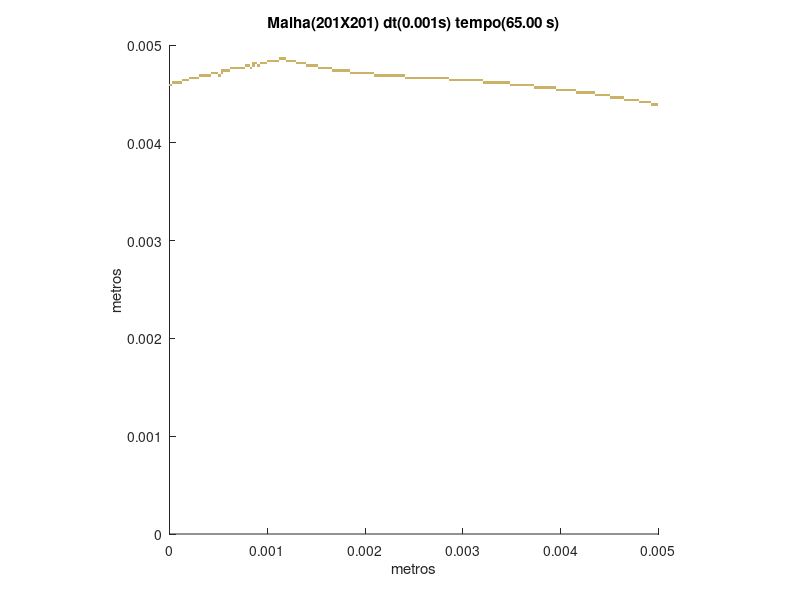

The MATLAB source for this figure:
set (gca,'PlotBoxAspectRatio',[1 1 1],'Xlim',[0,0.005],'Ylim',[0,0.005])
hold on
title('Malha(201X201) dt(0.001s) tempo(65.00 s)')
hold on
ylabel('metros')
hold on
xlabel('metros')
hold on

fill([0.00492537313432836 0.00492537313432836 0.00495024875621891 0.00495024875621891],[0.00437810945273632 0.00440298507462687 0.00440298507462687 0.00437810945273632],[0.8,0.7,0.4],'LineStyle','none')

fill([0.00495024875621891 0.00495024875621891 0.00497512437810945 0.00497512437810945],[0.00437810945273632 0.00440298507462687 0.00440298507462687 0.00437810945273632],[0.8,0.7,0.4],'LineStyle','none')

fill([0.00497512437810945 0.00497512437810945 0.005 0.005],[0.00437810945273632 0.00440298507462687 0.00440298507462687 0.00437810945273632],[0.8,0.7,0.4],'LineStyle','none')

fill([0.00480099502487562 0.00480099502487562 0.00482587064676617 0.00482587064676617],[0.00440298507462687 0.00442786069651741 0.00442786069651741 0.00440298507462687],[0.8,0.7,0.4],'LineStyle','none')

fill([0.00482587064676617 0.00482587064676617 0.00485074626865672 0.00485074626865672],[0.00440298507462687 0.00442786069651741 0.00442786069651741 0.00440298507462687],[0.8,0.7,0.4],'LineStyle','none')

fill([0.00485074626865672 0.00485074626865672 0.00487562189054726 0.00487562189054726],[0.00440298507462687 0.00442786069651741 0.00442786069651741 0.00440298507462687],[0.8,0.7,0.4],'LineStyle','none')

fill([0.00487562189054726 0.00487562189054726 0.00490049751243781 0.00490049751243781],[0.00440298507462687 0.00442786069651741 0.00442786069651741 0.00440298507462687],[0.8,0.7,0.4],'LineStyle','none')

fill([0.00490049751243781 0.00490049751243781 0.00492537313432836 0.00492537313432836],[0.00440298507462687 0.00442786069651741 0.00442786069651741 0.00440298507462687],[0.8,0.7,0.4],'LineStyle','none')

fill([0.00465174129353234 0.00465174129353234 0.00467661691542289 0.00467661691542289],[0.00442786069651741 0.00445273631840796 0.00445273631840796 0.00442786069651741],[0.8,0.7,0.4],'LineStyle','none')

fill([0.00467661691542289 0.00467661691542289 0.00470149253731343 0.00470149253731343],[0.00442786069651741 0.00445273631840796 0.00445273631840796 0.00442786069651741],[0.8,0.7,0.4],'LineStyle','none')

fill([0.00470149253731343 0.00470149253731343 0.00472636815920398 0.00472636815920398],[0.00442786069651741 0.00445273631840796 0.00445273631840796 0.00442786069651741],[0.8,0.7,0.4],'LineStyle','none')

fill([0.00472636815920398 0.00472636815920398 0.00475124378109453 0.00475124378109453],[0.00442786069651741 0.00445273631840796 0.00445273631840796 0.00442786069651741],[0.8,0.7,0.4],'LineStyle','none')

fill([0.00475124378109453 0.00475124378109453 0.00477611940298507 0.00477611940298507],[0.00442786069651741 0.00445273631840796 0.00445273631840796 0.00442786069651741],[0.8,0.7,0.4],'LineStyle','none')

fill([0.00477611940298507 0.00477611940298507 0.00480099502487562 0.00480099502487562],[0.00442786069651741 0.00445273631840796 0.00445273631840796 0.00442786069651741],[0.8,0.7,0.4],'LineStyle','none')

fill([0.00450248756218905 0.00450248756218905 0.0045273631840796 0.0045273631840796],[0.00445273631840796 0.00447761194029851 0.00447761194029851 0.00445273631840796],[0.8,0.7,0.4],'LineStyle','none')

fill([0.0045273631840796 0.0045273631840796 0.00455223880597015 0.00455223880597015],[0.00445273631840796 0.00447761194029851 0.00447761194029851 0.00445273631840796],[0.8,0.7,0.4],'LineStyle','none')

fill([0.00455223880597015 0.00455223880597015 0.0045771144278607 0.0045771144278607],[0.00445273631840796 0.00447761194029851 0.00447761194029851 0.00445273631840796],[0.8,0.7,0.4],'LineStyle','none')

fill([0.0045771144278607 0.0045771144278607 0.00460199004975124 0.00460199004975124],[0.00445273631840796 0.00447761194029851 0.00447761194029851 0.00445273631840796],[0.8,0.7,0.4],'LineStyle','none')

fill([0.00460199004975124 0.00460199004975124 0.00462686567164179 0.00462686567164179],[0.00445273631840796 0.00447761194029851 0.00447761194029851 0.00445273631840796],[0.8,0.7,0.4],'LineStyle','none')

fill([0.00462686567164179 0.00462686567164179 0.00465174129353234 0.00465174129353234],[0.00445273631840796 0.00447761194029851 0.00447761194029851 0.00445273631840796],[0.8,0.7,0.4],'LineStyle','none')

fill([0.00435323383084577 0.00435323383084577 0.00437810945273632 0.00437810945273632],[0.00447761194029851 0.00450248756218905 0.00450248756218905 0.00447761194029851],[0.8,0.7,0.4],'LineStyle','none')

fill([0.00437810945273632 0.00437810945273632 0.00440298507462687 0.00440298507462687],[0.00447761194029851 0.00450248756218905 0.00450248756218905 0.00447761194029851],[0.8,0.7,0.4],'LineStyle','none')

fill([0.00440298507462687 0.00440298507462687 0.00442786069651741 0.00442786069651741],[0.00447761194029851 0.00450248756218905 0.00450248756218905 0.00447761194029851],[0.8,0.7,0.4],'LineStyle','none')

fill([0.00442786069651741 0.00442786069651741 0.00445273631840796 0.00445273631840796],[0.00447761194029851 0.00450248756218905 0.00450248756218905 0.00447761194029851],[0.8,0.7,0.4],'LineStyle','none')

fill([0.00445273631840796 0.00445273631840796 0.00447761194029851 0.00447761194029851],[0.00447761194029851 0.00450248756218905 0.00450248756218905 0.00447761194029851],[0.8,0.7,0.4],'LineStyle','none')

fill([0.00447761194029851 0.00447761194029851 0.00450248756218905 0.00450248756218905],[0.00447761194029851 0.00450248756218905 0.00450248756218905 0.00447761194029851],[0.8,0.7,0.4],'LineStyle','none')

fill([0.00415422885572139 0.00415422885572139 0.00417910447761194 0.00417910447761194],[0.00450248756218905 0.0045273631840796 0.0045273631840796 0.00450248756218905],[0.8,0.7,0.4],'LineStyle','none')

fill([0.00417910447761194 0.00417910447761194 0.00420398009950249 0.00420398009950249],[0.00450248756218905 0.0045273631840796 0.0045273631840796 0.00450248756218905],[0.8,0.7,0.4],'LineStyle','none')

fill([0.00420398009950249 0.00420398009950249 0.00422885572139303 0.00422885572139303],[0.00450248756218905 0.0045273631840796 0.0045273631840796 0.00450248756218905],[0.8,0.7,0.4],'LineStyle','none')

fill([0.00422885572139303 0.00422885572139303 0.00425373134328358 0.00425373134328358],[0.00450248756218905 0.0045273631840796 0.0045273631840796 0.00450248756218905],[0.8,0.7,0.4],'LineStyle','none')

fill([0.00425373134328358 0.00425373134328358 0.00427860696517413 0.00427860696517413],[0.00450248756218905 0.0045273631840796 0.0045273631840796 0.00450248756218905],[0.8,0.7,0.4],'LineStyle','none')

fill([0.00427860696517413 0.00427860696517413 0.00430348258706468 0.00430348258706468],[0.00450248756218905 0.0045273631840796 0.0045273631840796 0.00450248756218905],[0.8,0.7,0.4],'LineStyle','none')

fill([0.00430348258706468 0.00430348258706468 0.00432835820895522 0.00432835820895522],[0.00450248756218905 0.0045273631840796 0.0045273631840796 0.00450248756218905],[0.8,0.7,0.4],'LineStyle','none')

fill([0.00432835820895522 0.00432835820895522 0.00435323383084577 0.00435323383084577],[0.00450248756218905 0.0045273631840796 0.0045273631840796 0.00450248756218905],[0.8,0.7,0.4],'LineStyle','none')

fill([0.00395522388059701 0.00395522388059701 0.00398009950248756 0.00398009950248756],[0.0045273631840796 0.00455223880597015 0.00455223880597015 0.0045273631840796],[0.8,0.7,0.4],'LineStyle','none')

fill([0.00398009950248756 0.00398009950248756 0.00400497512437811 0.00400497512437811],[0.0045273631840796 0.00455223880597015 0.00455223880597015 0.0045273631840796],[0.8,0.7,0.4],'LineStyle','none')

fill([0.00400497512437811 0.00400497512437811 0.00402985074626866 0.00402985074626866],[0.0045273631840796 0.00455223880597015 0.00455223880597015 0.0045273631840796],[0.8,0.7,0.4],'LineStyle','none')

fill([0.00402985074626866 0.00402985074626866 0.0040547263681592 0.0040547263681592],[0.0045273631840796 0.00455223880597015 0.00455223880597015 0.0045273631840796],[0.8,0.7,0.4],'LineStyle','none')

fill([0.0040547263681592 0.0040547263681592 0.00407960199004975 0.00407960199004975],[0.0045273631840796 0.00455223880597015 0.00455223880597015 0.0045273631840796],[0.8,0.7,0.4],'LineStyle','none')

fill([0.00407960199004975 0.00407960199004975 0.0041044776119403 0.0041044776119403],[0.0045273631840796 0.00455223880597015 0.00455223880597015 0.0045273631840796],[0.8,0.7,0.4],'LineStyle','none')

fill([0.0041044776119403 0.0041044776119403 0.00412935323383085 0.00412935323383085],[0.0045273631840796 0.00455223880597015 0.00455223880597015 0.0045273631840796],[0.8,0.7,0.4],'LineStyle','none')

fill([0.00412935323383085 0.00412935323383085 0.00415422885572139 0.00415422885572139],[0.0045273631840796 0.00455223880597015 0.00455223880597015 0.0045273631840796],[0.8,0.7,0.4],'LineStyle','none')

fill([0.00373134328358209 0.00373134328358209 0.00375621890547264 0.00375621890547264],[0.00455223880597015 0.0045771144278607 0.0045771144278607 0.00455223880597015],[0.8,0.7,0.4],'LineStyle','none')

fill([0.00375621890547264 0.00375621890547264 0.00378109452736318 0.00378109452736318],[0.00455223880597015 0.0045771144278607 0.0045771144278607 0.00455223880597015],[0.8,0.7,0.4],'LineStyle','none')

fill([0.00378109452736318 0.00378109452736318 0.00380597014925373 0.00380597014925373],[0.00455223880597015 0.0045771144278607 0.0045771144278607 0.00455223880597015],[0.8,0.7,0.4],'LineStyle','none')

fill([0.00380597014925373 0.00380597014925373 0.00383084577114428 0.00383084577114428],[0.00455223880597015 0.0045771144278607 0.0045771144278607 0.00455223880597015],[0.8,0.7,0.4],'LineStyle','none')

fill([0.00383084577114428 0.00383084577114428 0.00385572139303483 0.00385572139303483],[0.00455223880597015 0.0045771144278607 0.0045771144278607 0.00455223880597015],[0.8,0.7,0.4],'LineStyle','none')

fill([0.00385572139303483 0.00385572139303483 0.00388059701492537 0.00388059701492537],[0.00455223880597015 0.0045771144278607 0.0045771144278607 0.00455223880597015],[0.8,0.7,0.4],'LineStyle','none')

fill([0.00388059701492537 0.00388059701492537 0.00390547263681592 0.00390547263681592],[0.00455223880597015 0.0045771144278607 0.0045771144278607 0.00455223880597015],[0.8,0.7,0.4],'LineStyle','none')

fill([0.00390547263681592 0.00390547263681592 0.00393034825870647 0.00393034825870647],[0.00455223880597015 0.0045771144278607 0.0045771144278607 0.00455223880597015],[0.8,0.7,0.4],'LineStyle','none')

fill([0.00393034825870647 0.00393034825870647 0.00395522388059701 0.00395522388059701],[0.00455223880597015 0.0045771144278607 0.0045771144278607 0.00455223880597015],[0.8,0.7,0.4],'LineStyle','none')

fill([0 0 2.48756218905473E-05 2.48756218905473E-05],[0.0045771144278607 0.00460199004975124 0.00460199004975124 0.0045771144278607],[0.8,0.7,0.4],'LineStyle','none')

fill([0.00348258706467662 0.00348258706467662 0.00350746268656716 0.00350746268656716],[0.0045771144278607 0.00460199004975124 0.00460199004975124 0.0045771144278607],[0.8,0.7,0.4],'LineStyle','none')

fill([0.00350746268656716 0.00350746268656716 0.00353233830845771 0.00353233830845771],[0.0045771144278607 0.00460199004975124 0.00460199004975124 0.0045771144278607],[0.8,0.7,0.4],'LineStyle','none')

fill([0.00353233830845771 0.00353233830845771 0.00355721393034826 0.00355721393034826],[0.0045771144278607 0.00460199004975124 0.00460199004975124 0.0045771144278607],[0.8,0.7,0.4],'LineStyle','none')

fill([0.00355721393034826 0.00355721393034826 0.00358208955223881 0.00358208955223881],[0.0045771144278607 0.00460199004975124 0.00460199004975124 0.0045771144278607],[0.8,0.7,0.4],'LineStyle','none')

fill([0.00358208955223881 0.00358208955223881 0.00360696517412935 0.00360696517412935],[0.0045771144278607 0.00460199004975124 0.00460199004975124 0.0045771144278607],[0.8,0.7,0.4],'LineStyle','none')

fill([0.00360696517412935 0.00360696517412935 0.0036318407960199 0.0036318407960199],[0.0045771144278607 0.00460199004975124 0.00460199004975124 0.0045771144278607],[0.8,0.7,0.4],'LineStyle','none')

fill([0.0036318407960199 0.0036318407960199 0.00365671641791045 0.00365671641791045],[0.0045771144278607 0.00460199004975124 0.00460199004975124 0.0045771144278607],[0.8,0.7,0.4],'LineStyle','none')

fill([0.00365671641791045 0.00365671641791045 0.003681592039801 0.003681592039801],[0.0045771144278607 0.00460199004975124 0.00460199004975124 0.0045771144278607],[0.8,0.7,0.4],'LineStyle','none')

fill([0.003681592039801 0.003681592039801 0.00370646766169154 0.00370646766169154],[0.0045771144278607 0.00460199004975124 0.00460199004975124 0.0045771144278607],[0.8,0.7,0.4],'LineStyle','none')

fill([0.00370646766169154 0.00370646766169154 0.00373134328358209 0.00373134328358209],[0.0045771144278607 0.00460199004975124 0.00460199004975124 0.0045771144278607],[0.8,0.7,0.4],'LineStyle','none')

fill([2.48756218905473E-05 2.48756218905473E-05 4.97512437810945E-05 4.97512437810945E-05],[0.00460199004975124 0.00462686567164179 0.00462686567164179 0.00460199004975124],[0.8,0.7,0.4],'LineStyle','none')

fill([4.97512437810945E-05 4.97512437810945E-05 7.46268656716418E-05 7.46268656716418E-05],[0.00460199004975124 0.00462686567164179 0.00462686567164179 0.00460199004975124],[0.8,0.7,0.4],'LineStyle','none')

fill([7.46268656716418E-05 7.46268656716418E-05 9.95024875621891E-05 9.95024875621891E-05],[0.00460199004975124 0.00462686567164179 0.00462686567164179 0.00460199004975124],[0.8,0.7,0.4],'LineStyle','none')

fill([9.95024875621891E-05 9.95024875621891E-05 0.000124378109452736 0.000124378109452736],[0.00460199004975124 0.00462686567164179 0.00462686567164179 0.00460199004975124],[0.8,0.7,0.4],'LineStyle','none')

fill([0.0032089552238806 0.0032089552238806 0.00323383084577114 0.00323383084577114],[0.00460199004975124 0.00462686567164179 0.00462686567164179 0.00460199004975124],[0.8,0.7,0.4],'LineStyle','none')

fill([0.00323383084577114 0.00323383084577114 0.00325870646766169 0.00325870646766169],[0.00460199004975124 0.00462686567164179 0.00462686567164179 0.00460199004975124],[0.8,0.7,0.4],'LineStyle','none')

fill([0.00325870646766169 0.00325870646766169 0.00328358208955224 0.00328358208955224],[0.00460199004975124 0.00462686567164179 0.00462686567164179 0.00460199004975124],[0.8,0.7,0.4],'LineStyle','none')

fill([0.00328358208955224 0.00328358208955224 0.00330845771144279 0.00330845771144279],[0.00460199004975124 0.00462686567164179 0.00462686567164179 0.00460199004975124],[0.8,0.7,0.4],'LineStyle','none')

fill([0.00330845771144279 0.00330845771144279 0.00333333333333333 0.00333333333333333],[0.00460199004975124 0.00462686567164179 0.00462686567164179 0.00460199004975124],[0.8,0.7,0.4],'LineStyle','none')

fill([0.00333333333333333 0.00333333333333333 0.00335820895522388 0.00335820895522388],[0.00460199004975124 0.00462686567164179 0.00462686567164179 0.00460199004975124],[0.8,0.7,0.4],'LineStyle','none')

fill([0.00335820895522388 0.00335820895522388 0.00338308457711443 0.00338308457711443],[0.00460199004975124 0.00462686567164179 0.00462686567164179 0.00460199004975124],[0.8,0.7,0.4],'LineStyle','none')

fill([0.00338308457711443 0.00338308457711443 0.00340796019900498 0.00340796019900498],[0.00460199004975124 0.00462686567164179 0.00462686567164179 0.00460199004975124],[0.8,0.7,0.4],'LineStyle','none')

fill([0.00340796019900498 0.00340796019900498 0.00343283582089552 0.00343283582089552],[0.00460199004975124 0.00462686567164179 0.00462686567164179 0.00460199004975124],[0.8,0.7,0.4],'LineStyle','none')

fill([0.00343283582089552 0.00343283582089552 0.00345771144278607 0.00345771144278607],[0.00460199004975124 0.00462686567164179 0.00462686567164179 0.00460199004975124],[0.8,0.7,0.4],'LineStyle','none')

fill([0.00345771144278607 0.00345771144278607 0.00348258706467662 0.00348258706467662],[0.00460199004975124 0.00462686567164179 0.00462686567164179 0.00460199004975124],[0.8,0.7,0.4],'LineStyle','none')

fill([0.000124378109452736 0.000124378109452736 0.000149253731343284 0.000149253731343284],[0.00462686567164179 0.00465174129353234 0.00465174129353234 0.00462686567164179],[0.8,0.7,0.4],'LineStyle','none')

fill([0.000149253731343284 0.000149253731343284 0.000174129353233831 0.000174129353233831],[0.00462686567164179 0.00465174129353234 0.00465174129353234 0.00462686567164179],[0.8,0.7,0.4],'LineStyle','none')

fill([0.000174129353233831 0.000174129353233831 0.000199004975124378 0.000199004975124378],[0.00462686567164179 0.00465174129353234 0.00465174129353234 0.00462686567164179],[0.8,0.7,0.4],'LineStyle','none')

fill([0.00286069651741294 0.00286069651741294 0.00288557213930348 0.00288557213930348],[0.00462686567164179 0.00465174129353234 0.00465174129353234 0.00462686567164179],[0.8,0.7,0.4],'LineStyle','none')

fill([0.00288557213930348 0.00288557213930348 0.00291044776119403 0.00291044776119403],[0.00462686567164179 0.00465174129353234 0.00465174129353234 0.00462686567164179],[0.8,0.7,0.4],'LineStyle','none')

fill([0.00291044776119403 0.00291044776119403 0.00293532338308458 0.00293532338308458],[0.00462686567164179 0.00465174129353234 0.00465174129353234 0.00462686567164179],[0.8,0.7,0.4],'LineStyle','none')

fill([0.00293532338308458 0.00293532338308458 0.00296019900497512 0.00296019900497512],[0.00462686567164179 0.00465174129353234 0.00465174129353234 0.00462686567164179],[0.8,0.7,0.4],'LineStyle','none')

fill([0.00296019900497512 0.00296019900497512 0.00298507462686567 0.00298507462686567],[0.00462686567164179 0.00465174129353234 0.00465174129353234 0.00462686567164179],[0.8,0.7,0.4],'LineStyle','none')

fill([0.00298507462686567 0.00298507462686567 0.00300995024875622 0.00300995024875622],[0.00462686567164179 0.00465174129353234 0.00465174129353234 0.00462686567164179],[0.8,0.7,0.4],'LineStyle','none')

fill([0.00300995024875622 0.00300995024875622 0.00303482587064677 0.00303482587064677],[0.00462686567164179 0.00465174129353234 0.00465174129353234 0.00462686567164179],[0.8,0.7,0.4],'LineStyle','none')

fill([0.00303482587064677 0.00303482587064677 0.00305970149253731 0.00305970149253731],[0.00462686567164179 0.00465174129353234 0.00465174129353234 0.00462686567164179],[0.8,0.7,0.4],'LineStyle','none')

fill([0.00305970149253731 0.00305970149253731 0.00308457711442786 0.00308457711442786],[0.00462686567164179 0.00465174129353234 0.00465174129353234 0.00462686567164179],[0.8,0.7,0.4],'LineStyle','none')

fill([0.00308457711442786 0.00308457711442786 0.00310945273631841 0.00310945273631841],[0.00462686567164179 0.00465174129353234 0.00465174129353234 0.00462686567164179],[0.8,0.7,0.4],'LineStyle','none')

fill([0.00310945273631841 0.00310945273631841 0.00313432835820896 0.00313432835820896],[0.00462686567164179 0.00465174129353234 0.00465174129353234 0.00462686567164179],[0.8,0.7,0.4],'LineStyle','none')

fill([0.00313432835820896 0.00313432835820896 0.0031592039800995 0.0031592039800995],[0.00462686567164179 0.00465174129353234 0.00465174129353234 0.00462686567164179],[0.8,0.7,0.4],'LineStyle','none')

fill([0.0031592039800995 0.0031592039800995 0.00318407960199005 0.00318407960199005],[0.00462686567164179 0.00465174129353234 0.00465174129353234 0.00462686567164179],[0.8,0.7,0.4],'LineStyle','none')

fill([0.00318407960199005 0.00318407960199005 0.0032089552238806 0.0032089552238806],[0.00462686567164179 0.00465174129353234 0.00465174129353234 0.00462686567164179],[0.8,0.7,0.4],'LineStyle','none')

fill([0.000199004975124378 0.000199004975124378 0.000223880597014925 0.000223880597014925],[0.00465174129353234 0.00467661691542289 0.00467661691542289 0.00465174129353234],[0.8,0.7,0.4],'LineStyle','none')

fill([0.000223880597014925 0.000223880597014925 0.000248756218905473 0.000248756218905473],[0.00465174129353234 0.00467661691542289 0.00467661691542289 0.00465174129353234],[0.8,0.7,0.4],'LineStyle','none')

fill([0.000248756218905473 0.000248756218905473 0.00027363184079602 0.00027363184079602],[0.00465174129353234 0.00467661691542289 0.00467661691542289 0.00465174129353234],[0.8,0.7,0.4],'LineStyle','none')

fill([0.00027363184079602 0.00027363184079602 0.000298507462686567 0.000298507462686567],[0.00465174129353234 0.00467661691542289 0.00467661691542289 0.00465174129353234],[0.8,0.7,0.4],'LineStyle','none')

fill([0.00241293532338308 0.00241293532338308 0.00243781094527363 0.00243781094527363],[0.00465174129353234 0.00467661691542289 0.00467661691542289 0.00465174129353234],[0.8,0.7,0.4],'LineStyle','none')

fill([0.00243781094527363 0.00243781094527363 0.00246268656716418 0.00246268656716418],[0.00465174129353234 0.00467661691542289 0.00467661691542289 0.00465174129353234],[0.8,0.7,0.4],'LineStyle','none')

fill([0.00246268656716418 0.00246268656716418 0.00248756218905473 0.00248756218905473],[0.00465174129353234 0.00467661691542289 0.00467661691542289 0.00465174129353234],[0.8,0.7,0.4],'LineStyle','none')

fill([0.00248756218905473 0.00248756218905473 0.00251243781094527 0.00251243781094527],[0.00465174129353234 0.00467661691542289 0.00467661691542289 0.00465174129353234],[0.8,0.7,0.4],'LineStyle','none')

fill([0.00251243781094527 0.00251243781094527 0.00253731343283582 0.00253731343283582],[0.00465174129353234 0.00467661691542289 0.00467661691542289 0.00465174129353234],[0.8,0.7,0.4],'LineStyle','none')

fill([0.00253731343283582 0.00253731343283582 0.00256218905472637 0.00256218905472637],[0.00465174129353234 0.00467661691542289 0.00467661691542289 0.00465174129353234],[0.8,0.7,0.4],'LineStyle','none')

fill([0.00256218905472637 0.00256218905472637 0.00258706467661692 0.00258706467661692],[0.00465174129353234 0.00467661691542289 0.00467661691542289 0.00465174129353234],[0.8,0.7,0.4],'LineStyle','none')

fill([0.00258706467661692 0.00258706467661692 0.00261194029850746 0.00261194029850746],[0.00465174129353234 0.00467661691542289 0.00467661691542289 0.00465174129353234],[0.8,0.7,0.4],'LineStyle','none')

fill([0.00261194029850746 0.00261194029850746 0.00263681592039801 0.00263681592039801],[0.00465174129353234 0.00467661691542289 0.00467661691542289 0.00465174129353234],[0.8,0.7,0.4],'LineStyle','none')

fill([0.00263681592039801 0.00263681592039801 0.00266169154228856 0.00266169154228856],[0.00465174129353234 0.00467661691542289 0.00467661691542289 0.00465174129353234],[0.8,0.7,0.4],'LineStyle','none')

fill([0.00266169154228856 0.00266169154228856 0.0026865671641791 0.0026865671641791],[0.00465174129353234 0.00467661691542289 0.00467661691542289 0.00465174129353234],[0.8,0.7,0.4],'LineStyle','none')

fill([0.0026865671641791 0.0026865671641791 0.00271144278606965 0.00271144278606965],[0.00465174129353234 0.00467661691542289 0.00467661691542289 0.00465174129353234],[0.8,0.7,0.4],'LineStyle','none')

fill([0.00271144278606965 0.00271144278606965 0.0027363184079602 0.0027363184079602],[0.00465174129353234 0.00467661691542289 0.00467661691542289 0.00465174129353234],[0.8,0.7,0.4],'LineStyle','none')

fill([0.0027363184079602 0.0027363184079602 0.00276119402985075 0.00276119402985075],[0.00465174129353234 0.00467661691542289 0.00467661691542289 0.00465174129353234],[0.8,0.7,0.4],'LineStyle','none')

fill([0.00276119402985075 0.00276119402985075 0.00278606965174129 0.00278606965174129],[0.00465174129353234 0.00467661691542289 0.00467661691542289 0.00465174129353234],[0.8,0.7,0.4],'LineStyle','none')

fill([0.00278606965174129 0.00278606965174129 0.00281094527363184 0.00281094527363184],[0.00465174129353234 0.00467661691542289 0.00467661691542289 0.00465174129353234],[0.8,0.7,0.4],'LineStyle','none')

fill([0.00281094527363184 0.00281094527363184 0.00283582089552239 0.00283582089552239],[0.00465174129353234 0.00467661691542289 0.00467661691542289 0.00465174129353234],[0.8,0.7,0.4],'LineStyle','none')

fill([0.00283582089552239 0.00283582089552239 0.00286069651741294 0.00286069651741294],[0.00465174129353234 0.00467661691542289 0.00467661691542289 0.00465174129353234],[0.8,0.7,0.4],'LineStyle','none')

fill([0.000298507462686567 0.000298507462686567 0.000323383084577114 0.000323383084577114],[0.00467661691542289 0.00470149253731343 0.00470149253731343 0.00467661691542289],[0.8,0.7,0.4],'LineStyle','none')

fill([0.000323383084577114 0.000323383084577114 0.000348258706467662 0.000348258706467662],[0.00467661691542289 0.00470149253731343 0.00470149253731343 0.00467661691542289],[0.8,0.7,0.4],'LineStyle','none')

fill([0.000348258706467662 0.000348258706467662 0.000373134328358209 0.000373134328358209],[0.00467661691542289 0.00470149253731343 0.00470149253731343 0.00467661691542289],[0.8,0.7,0.4],'LineStyle','none')

fill([0.000373134328358209 0.000373134328358209 0.000398009950248756 0.000398009950248756],[0.00467661691542289 0.00470149253731343 0.00470149253731343 0.00467661691542289],[0.8,0.7,0.4],'LineStyle','none')

fill([0.000398009950248756 0.000398009950248756 0.000422885572139303 0.000422885572139303],[0.00467661691542289 0.00470149253731343 0.00470149253731343 0.00467661691542289],[0.8,0.7,0.4],'LineStyle','none')

fill([0.000497512437810945 0.000497512437810945 0.000522388059701492 0.000522388059701492],[0.00467661691542289 0.00470149253731343 0.00470149253731343 0.00467661691542289],[0.8,0.7,0.4],'LineStyle','none')

fill([0.00208955223880597 0.00208955223880597 0.00211442786069652 0.00211442786069652],[0.00467661691542289 0.00470149253731343 0.00470149253731343 0.00467661691542289],[0.8,0.7,0.4],'LineStyle','none')

fill([0.00211442786069652 0.00211442786069652 0.00213930348258706 0.00213930348258706],[0.00467661691542289 0.00470149253731343 0.00470149253731343 0.00467661691542289],[0.8,0.7,0.4],'LineStyle','none')

fill([0.00213930348258706 0.00213930348258706 0.00216417910447761 0.00216417910447761],[0.00467661691542289 0.00470149253731343 0.00470149253731343 0.00467661691542289],[0.8,0.7,0.4],'LineStyle','none')

fill([0.00216417910447761 0.00216417910447761 0.00218905472636816 0.00218905472636816],[0.00467661691542289 0.00470149253731343 0.00470149253731343 0.00467661691542289],[0.8,0.7,0.4],'LineStyle','none')

fill([0.00218905472636816 0.00218905472636816 0.00221393034825871 0.00221393034825871],[0.00467661691542289 0.00470149253731343 0.00470149253731343 0.00467661691542289],[0.8,0.7,0.4],'LineStyle','none')

fill([0.00221393034825871 0.00221393034825871 0.00223880597014925 0.00223880597014925],[0.00467661691542289 0.00470149253731343 0.00470149253731343 0.00467661691542289],[0.8,0.7,0.4],'LineStyle','none')

fill([0.00223880597014925 0.00223880597014925 0.0022636815920398 0.0022636815920398],[0.00467661691542289 0.00470149253731343 0.00470149253731343 0.00467661691542289],[0.8,0.7,0.4],'LineStyle','none')

fill([0.0022636815920398 0.0022636815920398 0.00228855721393035 0.00228855721393035],[0.00467661691542289 0.00470149253731343 0.00470149253731343 0.00467661691542289],[0.8,0.7,0.4],'LineStyle','none')

fill([0.00228855721393035 0.00228855721393035 0.0023134328358209 0.0023134328358209],[0.00467661691542289 0.00470149253731343 0.00470149253731343 0.00467661691542289],[0.8,0.7,0.4],'LineStyle','none')

fill([0.0023134328358209 0.0023134328358209 0.00233830845771144 0.00233830845771144],[0.00467661691542289 0.00470149253731343 0.00470149253731343 0.00467661691542289],[0.8,0.7,0.4],'LineStyle','none')

fill([0.00233830845771144 0.00233830845771144 0.00236318407960199 0.00236318407960199],[0.00467661691542289 0.00470149253731343 0.00470149253731343 0.00467661691542289],[0.8,0.7,0.4],'LineStyle','none')

fill([0.00236318407960199 0.00236318407960199 0.00238805970149254 0.00238805970149254],[0.00467661691542289 0.00470149253731343 0.00470149253731343 0.00467661691542289],[0.8,0.7,0.4],'LineStyle','none')

fill([0.00238805970149254 0.00238805970149254 0.00241293532338308 0.00241293532338308],[0.00467661691542289 0.00470149253731343 0.00470149253731343 0.00467661691542289],[0.8,0.7,0.4],'LineStyle','none')

fill([0.000422885572139303 0.000422885572139303 0.000447761194029851 0.000447761194029851],[0.00470149253731343 0.00472636815920398 0.00472636815920398 0.00470149253731343],[0.8,0.7,0.4],'LineStyle','none')

fill([0.000447761194029851 0.000447761194029851 0.000472636815920398 0.000472636815920398],[0.00470149253731343 0.00472636815920398 0.00472636815920398 0.00470149253731343],[0.8,0.7,0.4],'LineStyle','none')

fill([0.000472636815920398 0.000472636815920398 0.000497512437810945 0.000497512437810945],[0.00470149253731343 0.00472636815920398 0.00472636815920398 0.00470149253731343],[0.8,0.7,0.4],'LineStyle','none')

fill([0.000522388059701492 0.000522388059701492 0.00054726368159204 0.00054726368159204],[0.00470149253731343 0.00472636815920398 0.00472636815920398 0.00470149253731343],[0.8,0.7,0.4],'LineStyle','none')

fill([0.0018407960199005 0.0018407960199005 0.00186567164179104 0.00186567164179104],[0.00470149253731343 0.00472636815920398 0.00472636815920398 0.00470149253731343],[0.8,0.7,0.4],'LineStyle','none')

fill([0.00186567164179104 0.00186567164179104 0.00189054726368159 0.00189054726368159],[0.00470149253731343 0.00472636815920398 0.00472636815920398 0.00470149253731343],[0.8,0.7,0.4],'LineStyle','none')

fill([0.00189054726368159 0.00189054726368159 0.00191542288557214 0.00191542288557214],[0.00470149253731343 0.00472636815920398 0.00472636815920398 0.00470149253731343],[0.8,0.7,0.4],'LineStyle','none')

fill([0.00191542288557214 0.00191542288557214 0.00194029850746269 0.00194029850746269],[0.00470149253731343 0.00472636815920398 0.00472636815920398 0.00470149253731343],[0.8,0.7,0.4],'LineStyle','none')

fill([0.00194029850746269 0.00194029850746269 0.00196517412935323 0.00196517412935323],[0.00470149253731343 0.00472636815920398 0.00472636815920398 0.00470149253731343],[0.8,0.7,0.4],'LineStyle','none')

fill([0.00196517412935323 0.00196517412935323 0.00199004975124378 0.00199004975124378],[0.00470149253731343 0.00472636815920398 0.00472636815920398 0.00470149253731343],[0.8,0.7,0.4],'LineStyle','none')

fill([0.00199004975124378 0.00199004975124378 0.00201492537313433 0.00201492537313433],[0.00470149253731343 0.00472636815920398 0.00472636815920398 0.00470149253731343],[0.8,0.7,0.4],'LineStyle','none')

fill([0.00201492537313433 0.00201492537313433 0.00203980099502488 0.00203980099502488],[0.00470149253731343 0.00472636815920398 0.00472636815920398 0.00470149253731343],[0.8,0.7,0.4],'LineStyle','none')

fill([0.00203980099502488 0.00203980099502488 0.00206467661691542 0.00206467661691542],[0.00470149253731343 0.00472636815920398 0.00472636815920398 0.00470149253731343],[0.8,0.7,0.4],'LineStyle','none')

fill([0.00206467661691542 0.00206467661691542 0.00208955223880597 0.00208955223880597],[0.00470149253731343 0.00472636815920398 0.00472636815920398 0.00470149253731343],[0.8,0.7,0.4],'LineStyle','none')

fill([0.000522388059701492 0.000522388059701492 0.00054726368159204 0.00054726368159204],[0.00472636815920398 0.00475124378109453 0.00475124378109453 0.00472636815920398],[0.8,0.7,0.4],'LineStyle','none')

fill([0.00054726368159204 0.00054726368159204 0.000572139303482587 0.000572139303482587],[0.00472636815920398 0.00475124378109453 0.00475124378109453 0.00472636815920398],[0.8,0.7,0.4],'LineStyle','none')

fill([0.000572139303482587 0.000572139303482587 0.000597014925373134 0.000597014925373134],[0.00472636815920398 0.00475124378109453 0.00475124378109453 0.00472636815920398],[0.8,0.7,0.4],'LineStyle','none')

fill([0.000597014925373134 0.000597014925373134 0.000621890547263682 0.000621890547263682],[0.00472636815920398 0.00475124378109453 0.00475124378109453 0.00472636815920398],[0.8,0.7,0.4],'LineStyle','none')

fill([0.00166666666666667 0.00166666666666667 0.00169154228855721 0.00169154228855721],[0.00472636815920398 0.00475124378109453 0.00475124378109453 0.00472636815920398],[0.8,0.7,0.4],'LineStyle','none')

fill([0.00169154228855721 0.00169154228855721 0.00171641791044776 0.00171641791044776],[0.00472636815920398 0.00475124378109453 0.00475124378109453 0.00472636815920398],[0.8,0.7,0.4],'LineStyle','none')

fill([0.00171641791044776 0.00171641791044776 0.00174129353233831 0.00174129353233831],[0.00472636815920398 0.00475124378109453 0.00475124378109453 0.00472636815920398],[0.8,0.7,0.4],'LineStyle','none')

fill([0.00174129353233831 0.00174129353233831 0.00176616915422886 0.00176616915422886],[0.00472636815920398 0.00475124378109453 0.00475124378109453 0.00472636815920398],[0.8,0.7,0.4],'LineStyle','none')

fill([0.00176616915422886 0.00176616915422886 0.0017910447761194 0.0017910447761194],[0.00472636815920398 0.00475124378109453 0.00475124378109453 0.00472636815920398],[0.8,0.7,0.4],'LineStyle','none')

fill([0.0017910447761194 0.0017910447761194 0.00181592039800995 0.00181592039800995],[0.00472636815920398 0.00475124378109453 0.00475124378109453 0.00472636815920398],[0.8,0.7,0.4],'LineStyle','none')

fill([0.00181592039800995 0.00181592039800995 0.0018407960199005 0.0018407960199005],[0.00472636815920398 0.00475124378109453 0.00475124378109453 0.00472636815920398],[0.8,0.7,0.4],'LineStyle','none')

fill([0.000621890547263682 0.000621890547263682 0.000646766169154229 0.000646766169154229],[0.00475124378109453 0.00477611940298507 0.00477611940298507 0.00475124378109453],[0.8,0.7,0.4],'LineStyle','none')

fill([0.000646766169154229 0.000646766169154229 0.000671641791044776 0.000671641791044776],[0.00475124378109453 0.00477611940298507 0.00477611940298507 0.00475124378109453],[0.8,0.7,0.4],'LineStyle','none')

fill([0.000671641791044776 0.000671641791044776 0.000696517412935323 0.000696517412935323],[0.00475124378109453 0.00477611940298507 0.00477611940298507 0.00475124378109453],[0.8,0.7,0.4],'LineStyle','none')

fill([0.000696517412935323 0.000696517412935323 0.000721393034825871 0.000721393034825871],[0.00475124378109453 0.00477611940298507 0.00477611940298507 0.00475124378109453],[0.8,0.7,0.4],'LineStyle','none')

fill([0.000721393034825871 0.000721393034825871 0.000746268656716418 0.000746268656716418],[0.00475124378109453 0.00477611940298507 0.00477611940298507 0.00475124378109453],[0.8,0.7,0.4],'LineStyle','none')

fill([0.000746268656716418 0.000746268656716418 0.000771144278606965 0.000771144278606965],[0.00475124378109453 0.00477611940298507 0.00477611940298507 0.00475124378109453],[0.8,0.7,0.4],'LineStyle','none')

fill([0.00082089552238806 0.00082089552238806 0.000845771144278607 0.000845771144278607],[0.00475124378109453 0.00477611940298507 0.00477611940298507 0.00475124378109453],[0.8,0.7,0.4],'LineStyle','none')

fill([0.00151741293532338 0.00151741293532338 0.00154228855721393 0.00154228855721393],[0.00475124378109453 0.00477611940298507 0.00477611940298507 0.00475124378109453],[0.8,0.7,0.4],'LineStyle','none')

fill([0.00154228855721393 0.00154228855721393 0.00156716417910448 0.00156716417910448],[0.00475124378109453 0.00477611940298507 0.00477611940298507 0.00475124378109453],[0.8,0.7,0.4],'LineStyle','none')

fill([0.00156716417910448 0.00156716417910448 0.00159203980099502 0.00159203980099502],[0.00475124378109453 0.00477611940298507 0.00477611940298507 0.00475124378109453],[0.8,0.7,0.4],'LineStyle','none')

fill([0.00159203980099502 0.00159203980099502 0.00161691542288557 0.00161691542288557],[0.00475124378109453 0.00477611940298507 0.00477611940298507 0.00475124378109453],[0.8,0.7,0.4],'LineStyle','none')

fill([0.00161691542288557 0.00161691542288557 0.00164179104477612 0.00164179104477612],[0.00475124378109453 0.00477611940298507 0.00477611940298507 0.00475124378109453],[0.8,0.7,0.4],'LineStyle','none')

fill([0.00164179104477612 0.00164179104477612 0.00166666666666667 0.00166666666666667],[0.00475124378109453 0.00477611940298507 0.00477611940298507 0.00475124378109453],[0.8,0.7,0.4],'LineStyle','none')

fill([0.000771144278606965 0.000771144278606965 0.000796019900497512 0.000796019900497512],[0.00477611940298507 0.00480099502487562 0.00480099502487562 0.00477611940298507],[0.8,0.7,0.4],'LineStyle','none')

fill([0.000796019900497512 0.000796019900497512 0.00082089552238806 0.00082089552238806],[0.00477611940298507 0.00480099502487562 0.00480099502487562 0.00477611940298507],[0.8,0.7,0.4],'LineStyle','none')

fill([0.000845771144278607 0.000845771144278607 0.000870646766169154 0.000870646766169154],[0.00477611940298507 0.00480099502487562 0.00480099502487562 0.00477611940298507],[0.8,0.7,0.4],'LineStyle','none')

fill([0.000895522388059702 0.000895522388059702 0.000920398009950249 0.000920398009950249],[0.00477611940298507 0.00480099502487562 0.00480099502487562 0.00477611940298507],[0.8,0.7,0.4],'LineStyle','none')

fill([0.00139303482587065 0.00139303482587065 0.00141791044776119 0.00141791044776119],[0.00477611940298507 0.00480099502487562 0.00480099502487562 0.00477611940298507],[0.8,0.7,0.4],'LineStyle','none')

fill([0.00141791044776119 0.00141791044776119 0.00144278606965174 0.00144278606965174],[0.00477611940298507 0.00480099502487562 0.00480099502487562 0.00477611940298507],[0.8,0.7,0.4],'LineStyle','none')

fill([0.00144278606965174 0.00144278606965174 0.00146766169154229 0.00146766169154229],[0.00477611940298507 0.00480099502487562 0.00480099502487562 0.00477611940298507],[0.8,0.7,0.4],'LineStyle','none')

fill([0.00146766169154229 0.00146766169154229 0.00149253731343284 0.00149253731343284],[0.00477611940298507 0.00480099502487562 0.00480099502487562 0.00477611940298507],[0.8,0.7,0.4],'LineStyle','none')

fill([0.00149253731343284 0.00149253731343284 0.00151741293532338 0.00151741293532338],[0.00477611940298507 0.00480099502487562 0.00480099502487562 0.00477611940298507],[0.8,0.7,0.4],'LineStyle','none')

fill([0.000845771144278607 0.000845771144278607 0.000870646766169154 0.000870646766169154],[0.00480099502487562 0.00482587064676617 0.00482587064676617 0.00480099502487562],[0.8,0.7,0.4],'LineStyle','none')

fill([0.000870646766169154 0.000870646766169154 0.000895522388059702 0.000895522388059702],[0.00480099502487562 0.00482587064676617 0.00482587064676617 0.00480099502487562],[0.8,0.7,0.4],'LineStyle','none')

fill([0.000920398009950249 0.000920398009950249 0.000945273631840796 0.000945273631840796],[0.00480099502487562 0.00482587064676617 0.00482587064676617 0.00480099502487562],[0.8,0.7,0.4],'LineStyle','none')

fill([0.000945273631840796 0.000945273631840796 0.000970149253731343 0.000970149253731343],[0.00480099502487562 0.00482587064676617 0.00482587064676617 0.00480099502487562],[0.8,0.7,0.4],'LineStyle','none')

fill([0.000970149253731343 0.000970149253731343 0.00099502487562189 0.00099502487562189],[0.00480099502487562 0.00482587064676617 0.00482587064676617 0.00480099502487562],[0.8,0.7,0.4],'LineStyle','none')

fill([0.00129353233830846 0.00129353233830846 0.001318407960199 0.001318407960199],[0.00480099502487562 0.00482587064676617 0.00482587064676617 0.00480099502487562],[0.8,0.7,0.4],'LineStyle','none')

fill([0.001318407960199 0.001318407960199 0.00134328358208955 0.00134328358208955],[0.00480099502487562 0.00482587064676617 0.00482587064676617 0.00480099502487562],[0.8,0.7,0.4],'LineStyle','none')

fill([0.00134328358208955 0.00134328358208955 0.0013681592039801 0.0013681592039801],[0.00480099502487562 0.00482587064676617 0.00482587064676617 0.00480099502487562],[0.8,0.7,0.4],'LineStyle','none')

fill([0.0013681592039801 0.0013681592039801 0.00139303482587065 0.00139303482587065],[0.00480099502487562 0.00482587064676617 0.00482587064676617 0.00480099502487562],[0.8,0.7,0.4],'LineStyle','none')

fill([0.00099502487562189 0.00099502487562189 0.00101990049751244 0.00101990049751244],[0.00482587064676617 0.00485074626865672 0.00485074626865672 0.00482587064676617],[0.8,0.7,0.4],'LineStyle','none')

fill([0.00101990049751244 0.00101990049751244 0.00104477611940298 0.00104477611940298],[0.00482587064676617 0.00485074626865672 0.00485074626865672 0.00482587064676617],[0.8,0.7,0.4],'LineStyle','none')

fill([0.00104477611940298 0.00104477611940298 0.00106965174129353 0.00106965174129353],[0.00482587064676617 0.00485074626865672 0.00485074626865672 0.00482587064676617],[0.8,0.7,0.4],'LineStyle','none')

fill([0.00106965174129353 0.00106965174129353 0.00109452736318408 0.00109452736318408],[0.00482587064676617 0.00485074626865672 0.00485074626865672 0.00482587064676617],[0.8,0.7,0.4],'LineStyle','none')

fill([0.00109452736318408 0.00109452736318408 0.00111940298507463 0.00111940298507463],[0.00482587064676617 0.00485074626865672 0.00485074626865672 0.00482587064676617],[0.8,0.7,0.4],'LineStyle','none')

fill([0.00119402985074627 0.00119402985074627 0.00121890547263682 0.00121890547263682],[0.00482587064676617 0.00485074626865672 0.00485074626865672 0.00482587064676617],[0.8,0.7,0.4],'LineStyle','none')

fill([0.00121890547263682 0.00121890547263682 0.00124378109452736 0.00124378109452736],[0.00482587064676617 0.00485074626865672 0.00485074626865672 0.00482587064676617],[0.8,0.7,0.4],'LineStyle','none')

fill([0.00124378109452736 0.00124378109452736 0.00126865671641791 0.00126865671641791],[0.00482587064676617 0.00485074626865672 0.00485074626865672 0.00482587064676617],[0.8,0.7,0.4],'LineStyle','none')

fill([0.00126865671641791 0.00126865671641791 0.00129353233830846 0.00129353233830846],[0.00482587064676617 0.00485074626865672 0.00485074626865672 0.00482587064676617],[0.8,0.7,0.4],'LineStyle','none')

fill([0.00111940298507463 0.00111940298507463 0.00114427860696517 0.00114427860696517],[0.00485074626865672 0.00487562189054726 0.00487562189054726 0.00485074626865672],[0.8,0.7,0.4],'LineStyle','none')

fill([0.00114427860696517 0.00114427860696517 0.00116915422885572 0.00116915422885572],[0.00485074626865672 0.00487562189054726 0.00487562189054726 0.00485074626865672],[0.8,0.7,0.4],'LineStyle','none')

fill([0.00116915422885572 0.00116915422885572 0.00119402985074627 0.00119402985074627],[0.00485074626865672 0.00487562189054726 0.00487562189054726 0.00485074626865672],[0.8,0.7,0.4],'LineStyle','none')
